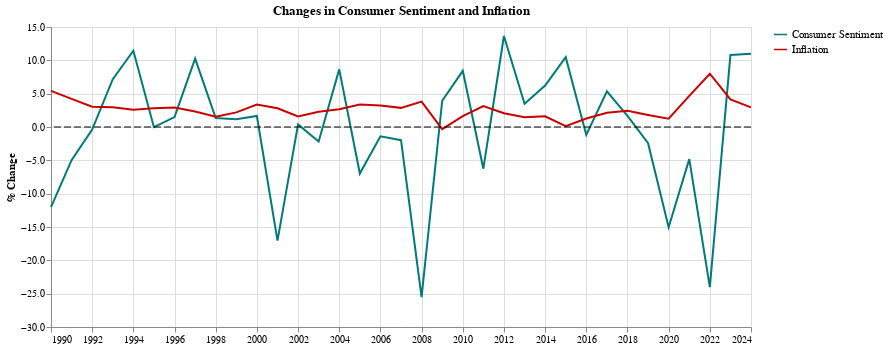

The notebook cell saved with this chart:
### Code cell
melted_sentiment['type'] = melted_sentiment['type'].replace({
    "UMCSENT_PC1": "Consumer Sentiment",
    "CPI": "Inflation"
})


color_scale = alt.Scale(
    domain=['Consumer Sentiment', 'Inflation'],
    range=['#007A7A', '#CB0000']
)

sentiment_lines = alt.Chart(melted_sentiment).mark_line().encode(
    x=alt.X('Year:T', axis=alt.Axis(title='')),
    y=alt.Y('value:Q', axis=alt.Axis(title='% Change', format='.1f')),
    color=alt.Color('type:N', scale=color_scale, legend=alt.Legend(
        title='',
        values=['Consumer Sentiment', 'Inflation'], labelFontSize=11, symbolSize=170))
)

zeroY = alt.Chart(pd.DataFrame({'y': [0]})).mark_rule(color='black', strokeDash=[7, 3]).encode(
    y='y:Q'
)

sentimentchart=sentiment_lines+zeroY

sentimentchart=sentimentchart.properties(
    width=700,
    height=300,
    title='Changes in Consumer Sentiment and Inflation'
)
sentimentchart

### Figure 1 — Vega-Lite specification as saved in the notebook (floating-point values rounded to 4 significant figures)
{"config": {"view": {"continuousWidth": 300, "continuousHeight": 300}}, "layer": [{"data": {"name": "data-cd3897cf01dabe35680fff9e3ff17fb4"}, "mark": {"type": "line"}, "encoding": {"color": {"field": "type", "legend": {"labelFontSize": 11, "symbolSize": 170, "title": "", "values": ["Consumer Sentiment", "Inflation"]}, "scale": {"domain": ["Consumer Sentiment", "Inflation"], "range": ["#007A7A", "#CB0000"]}, "type": "nominal"}, "x": {"axis": {"title": ""}, "field": "Year", "type": "temporal"}, "y": {"axis": {"format": ".1f", "title": "% Change"}, "field": "value", "type": "quantitative"}}}, {"data": {"name": "data-a0a55d106695e8d630baff0f16eee66d"}, "mark": {"type": "rule", "color": "black", "strokeDash": [7, 3]}, "encoding": {"y": {"field": "y", "type": "quantitative"}}}], "height": 300, "title": "Changes in Consumer Sentiment and Inflation", "width": 700, "$schema": "https://vega.github.io/schema/vega-lite/v5.20.1.json", "datasets": {"data-cd3897cf01dabe35680fff9e3ff17fb4": [{"Year": "1/1/1990", "type": "Consumer Sentiment", "value": -12.01}, {"Year": "1/1/1991", "type": "Consumer Sentiment", "value": -4.983}, {"Year": "1/1/1992", "type": "Consumer Sentiment", "value": -0.3869}, {"Year": "1/1/1993", "type": "Consumer Sentiment", "value": 7.174}, {"Year": "1/1/1994", "type": "Consumer Sentiment", "value": 11.44}, {"Year": "1/1/1995", "type": "Consumer Sentiment", "value": -0.0271}, {"Year": "1/1/1996", "type": "Consumer Sentiment", "value": 1.482}, {"Year": "1/1/1997", "type": "Consumer Sentiment", "value": 10.26}, {"Year": "1/1/1998", "type": "Consumer Sentiment", "value": 1.356}, {"Year": "1/1/1999", "type": "Consumer Sentiment", "value": 1.155}, {"Year": "1/1/2000", "type": "Consumer Sentiment", "value": 1.654}, {"Year": "1/1/2001", "type": "Consumer Sentiment", "value": -17.04}, {"Year": "1/1/2002", "type": "Consumer Sentiment", "value": 0.3829}, {"Year": "1/1/2003", "type": "Consumer Sentiment", "value": -2.186}, {"Year": "1/1/2004", "type": "Consumer Sentiment", "value": 8.645}, {"Year": "1/1/2005", "type": "Consumer Sentiment", "value": -6.985}, {"Year": "1/1/2006", "type": "Consumer Sentiment", "value": -1.402}, {"Year": "1/1/2007", "type": "Consumer Sentiment", "value": -1.976}, {"Year": "1/1/2008", "type": "Consumer Sentiment", "value": -25.51}, {"Year": "1/1/2009", "type": "Consumer Sentiment", "value": 3.935}, {"Year": "1/1/2010", "type": "Consumer Sentiment", "value": 8.427}, {"Year": "1/1/2011", "type": "Consumer Sentiment", "value": -6.252}, {"Year": "1/1/2012", "type": "Consumer Sentiment", "value": 13.65}, {"Year": "1/1/2013", "type": "Consumer Sentiment", "value": 3.484}, {"Year": "1/1/2014", "type": "Consumer Sentiment", "value": 6.207}, {"Year": "1/1/2015", "type": "Consumer Sentiment", "value": 10.48}, {"Year": "1/1/2016", "type": "Consumer Sentiment", "value": -1.184}, {"Year": "1/1/2017", "type": "Consumer Sentiment", "value": 5.362}, {"Year": "1/1/2018", "type": "Consumer Sentiment", "value": 1.653}, {"Year": "1/1/2019", "type": "Consumer Sentiment", "value": -2.423}, {"Year": "1/1/2020", "type": "Consumer Sentiment", "value": -15.05}, {"Year": "1/1/2021", "type": "Consumer Sentiment", "value": -4.813}, {"Year": "1/1/2022", "type": "Consumer Sentiment", "value": -24.02}, {"Year": "1/1/2023", "type": "Consumer Sentiment", "value": 10.81}, {"Year": "1/1/2024", "type": "Consumer Sentiment", "value": 11.0}, {"Year": null, "type": "Consumer Sentiment", "value": null}, {"Year": "1/1/1990", "type": "Inflation", "value": 5.419}, {"Year": "1/1/1991", "type": "Inflation", "value": 4.216}, {"Year": "1/1/1992", "type": "Inflation", "value": 3.042}, {"Year": "1/1/1993", "type": "Inflation", "value": 2.97}, {"Year": "1/1/1994", "type": "Inflation", "value": 2.596}, {"Year": "1/1/1995", "type": "Inflation", "value": 2.805}, {"Year": "1/1/1996", "type": "Inflation", "value": 2.937}, {"Year": "1/1/1997", "type": "Inflation", "value": 2.338}, {"Year": "1/1/1998", "type": "Inflation", "value": 1.547}, {"Year": "1/1/1999", "type": "Inflation", "value": 2.193}, {"Year": "1/1/2000", "type": "Inflation", "value": 3.367}, {"Year": "1/1/2001", "type": "Inflation", "value": 2.817}, {"Year": "1/1/2002", "type": "Inflation", "value": 1.596}, {"Year": "1/1/2003", "type": "Inflation", "value": 2.298}, {"Year": "1/1/2004", "type": "Inflation", "value": 2.668}, {"Year": "1/1/2005", "type": "Inflation", "value": 3.366}, {"Year": "1/1/2006", "type": "Inflation", "value": 3.222}, {"Year": "1/1/2007", "type": "Inflation", "value": 2.871}, {"Year": "1/1/2008", "type": "Inflation", "value": 3.815}, {"Year": "1/1/2009", "type": "Inflation", "value": -0.3204}, {"Year": "1/1/2010", "type": "Inflation", "value": 1.637}, {"Year": "1/1/2011", "type": "Inflation", "value": 3.14}, {"Year": "1/1/2012", "type": "Inflation", "value": 2.073}, {"Year": "1/1/2013", "type": "Inflation", "value": 1.466}, {"Year": "1/1/2014", "type": "Inflation", "value": 1.615}, {"Year": "1/1/2015", "type": "Inflation", "value": 0.1211}, {"Year": "1/1/2016", "type": "Inflation", "value": 1.267}, {"Year": "1/1/2017", "type": "Inflation", "value": 2.131}, {"Year": "1/1/2018", "type": "Inflation", "value": 2.439}, {"Year": "1/1/2019", "type": "Inflation", "value": 1.813}, {"Year": "1/1/2020", "type": "Inflation", "value": 1.253}, {"Year": "1/1/2021", "type": "Inflation", "value": 4.679}, {"Year": "1/1/2022", "type": "Inflation", "value": 7.993}, {"Year": "1/1/2023", "type": "Inflation", "value": 4.128}, {"Year": "1/1/2024", "type": "Inflation", "value": 2.952}, {"Year": null, "type": "Inflation", "value": null}], "data-a0a55d106695e8d630baff0f16eee66d": [{"y": 0}]}}
